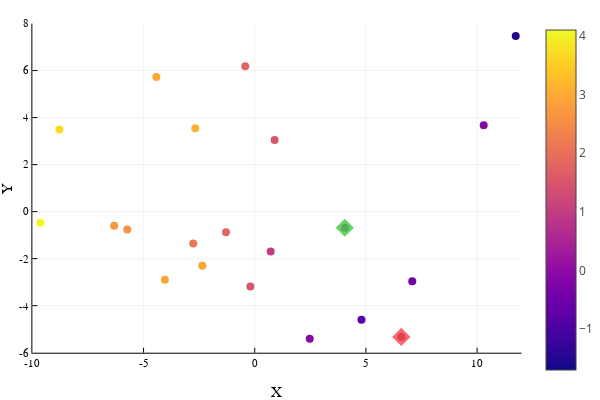

Here is the notebook cell this chart was saved with:
### Code cell
# 2D
plotlyjs()
plot()

scatter!(X,Y,zcolor=Z,m=cgrad(:plasma),markerstrokewidth=0,markersize=4,legend=false)

plot!([X[1]],[Y[1]], seriestype = :scatter, markersize=7,markerstrokewidth=0,
        color=color=palette(:lighttest)[4],markershape=:diamond,opacity=0.85) # Green for Si
plot!([X[end]],[Y[end]], seriestype = :scatter, markersize=7,markerstrokewidth=0,
        color=color=palette(:lighttest)[7],markershape=:diamond,opacity=0.85) # Red for Sf

xlims!(floor(minimum(X)),ceil(maximum(X)))
ylims!(floor(minimum(Y)),ceil(maximum(Y)))

plot!(xlabel="X", ylabel="Y")

### Figure 1 — Plotly figure (JSON) as saved in the notebook; plotly's stock layout.template omitted (floating-point values rounded to 4 significant figures; data arrays with more than 128 entries replaced by an {"elided": "..."} marker saying what was removed)
{"data": [{"colorbar": {"title": ""}, "legendgroup": "y1", "marker": {"color": "rgba(142, 12, 164, 1.000)", "line": {"color": "rgba(0, 0, 0, 1.000)", "width": 0}, "size": 8, "symbol": "circle"}, "mode": "markers", "name": "y1", "showlegend": true, "type": "scatter", "x": [4.05], "xaxis": "x", "y": [-0.6865], "yaxis": "y", "zmax": 4.1, "zmin": -1.7}, {"colorbar": {"title": ""}, "legendgroup": "y1", "marker": {"color": "rgba(252, 164, 55, 1.000)", "line": {"color": "rgba(0, 0, 0, 1.000)", "width": 0}, "size": 8, "symbol": "circle"}, "mode": "markers", "name": "y1", "showlegend": false, "type": "scatter", "x": [-4.042], "xaxis": "x", "y": [-2.902], "yaxis": "y", "zmax": 4.1, "zmin": -1.7}, {"colorbar": {"title": ""}, "legendgroup": "y1", "marker": {"color": "rgba(215, 86, 108, 1.000)", "line": {"color": "rgba(0, 0, 0, 1.000)", "width": 0}, "size": 8, "symbol": "circle"}, "mode": "markers", "name": "y1", "showlegend": false, "type": "scatter", "x": [-0.1964], "xaxis": "x", "y": [-3.18], "yaxis": "y", "zmax": 4.1, "zmin": -1.7}, {"colorbar": {"title": ""}, "legendgroup": "y1", "marker": {"color": "rgba(116, 1, 168, 1.000)", "line": {"color": "rgba(0, 0, 0, 1.000)", "width": 0}, "size": 8, "symbol": "circle"}, "mode": "markers", "name": "y1", "showlegend": false, "type": "scatter", "x": [7.085], "xaxis": "x", "y": [-2.958], "yaxis": "y", "zmax": 4.1, "zmin": -1.7}, {"colorbar": {"title": ""}, "legendgroup": "y1", "marker": {"color": "rgba(35, 6, 144, 1.000)", "line": {"color": "rgba(0, 0, 0, 1.000)", "width": 0}, "size": 8, "symbol": "circle"}, "mode": "markers", "name": "y1", "showlegend": false, "type": "scatter", "x": [11.74], "xaxis": "x", "y": [7.473], "yaxis": "y", "zmax": 4.1, "zmin": -1.7}, {"colorbar": {"title": ""}, "legendgroup": "y1", "marker": {"color": "rgba(135, 7, 166, 1.000)", "line": {"color": "rgba(0, 0, 0, 1.000)", "width": 0}, "size": 8, "symbol": "circle"}, "mode": "markers", "name": "y1", "showlegend": false, "type": "scatter", "x": [10.3], "xaxis": "x", "y": [3.677], "yaxis": "y", "zmax": 4.1, "zmin": -1.7}, {"colorbar": {"title": ""}, "legendgroup": "y1", "marker": {"color": "rgba(215, 86, 108, 1.000)", "line": {"color": "rgba(0, 0, 0, 1.000)", "width": 0}, "size": 8, "symbol": "circle"}, "mode": "markers", "name": "y1", "showlegend": false, "type": "scatter", "x": [0.8942], "xaxis": "x", "y": [3.045], "yaxis": "y", "zmax": 4.1, "zmin": -1.7}, {"colorbar": {"title": ""}, "legendgroup": "y1", "marker": {"color": "rgba(225, 101, 97, 1.000)", "line": {"color": "rgba(0, 0, 0, 1.000)", "width": 0}, "size": 8, "symbol": "circle"}, "mode": "markers", "name": "y1", "showlegend": false, "type": "scatter", "x": [-0.4256], "xaxis": "x", "y": [6.182], "yaxis": "y", "zmax": 4.1, "zmin": -1.7}, {"colorbar": {"title": ""}, "legendgroup": "y1", "marker": {"color": "rgba(252, 164, 55, 1.000)", "line": {"color": "rgba(0, 0, 0, 1.000)", "width": 0}, "size": 8, "symbol": "circle"}, "mode": "markers", "name": "y1", "showlegend": false, "type": "scatter", "x": [-2.356], "xaxis": "x", "y": [-2.3], "yaxis": "y", "zmax": 4.1, "zmin": -1.7}, {"colorbar": {"title": ""}, "legendgroup": "y1", "marker": {"color": "rgba(195, 61, 128, 1.000)", "line": {"color": "rgba(0, 0, 0, 1.000)", "width": 0}, "size": 8, "symbol": "circle"}, "mode": "markers", "name": "y1", "showlegend": false, "type": "scatter", "x": [0.7179], "xaxis": "x", "y": [-1.699], "yaxis": "y", "zmax": 4.1, "zmin": -1.7}, {"colorbar": {"title": ""}, "legendgroup": "y1", "marker": {"color": "rgba(247, 145, 67, 1.000)", "line": {"color": "rgba(0, 0, 0, 1.000)", "width": 0}, "size": 8, "symbol": "circle"}, "mode": "markers", "name": "y1", "showlegend": false, "type": "scatter", "x": [-5.733], "xaxis": "x", "y": [-0.7649], "yaxis": "y", "zmax": 4.1, "zmin": -1.7}, {"colorbar": {"title": ""}, "legendgroup": "y1", "marker": {"color": "rgba(225, 101, 97, 1.000)", "line": {"color": "rgba(0, 0, 0, 1.000)", "width": 0}, "size": 8, "symbol": "circle"}, "mode": "markers", "name": "y1", "showlegend": false, "type": "scatter", "x": [-1.292], "xaxis": "x", "y": [-0.8797], "yaxis": "y", "zmax": 4.1, "zmin": -1.7}, {"colorbar": {"title": ""}, "legendgroup": "y1", "marker": {"color": "rgba(253, 170, 52, 1.000)", "line": {"color": "rgba(0, 0, 0, 1.000)", "width": 0}, "size": 8, "symbol": "circle"}, "mode": "markers", "name": "y1", "showlegend": false, "type": "scatter", "x": [-4.424], "xaxis": "x", "y": [5.724], "yaxis": "y", "zmax": 4.1, "zmin": -1.7}, {"colorbar": {"title": ""}, "legendgroup": "y1", "marker": {"color": "rgba(240, 249, 33, 1.000)", "line": {"color": "rgba(0, 0, 0, 1.000)", "width": 0}, "size": 8, "symbol": "circle"}, "mode": "markers", "name": "y1", "showlegend": false, "type": "scatter", "x": [-9.639], "xaxis": "x", "y": [-0.4779], "yaxis": "y", "zmax": 4.1, "zmin": -1.7}, {"colorbar": {"title": ""}, "legendgroup": "y1", "marker": {"color": "rgba(250, 219, 36, 1.000)", "line": {"color": "rgba(0, 0, 0, 1.000)", "width": 0}, "size": 8, "symbol": "circle"}, "mode": "markers", "name": "y1", "showlegend": false, "type": "scatter", "x": [-8.783], "xaxis": "x", "y": [3.496], "yaxis": "y", "zmax": 4.1, "zmin": -1.7}, {"colorbar": {"title": ""}, "legendgroup": "y1", "marker": {"color": "rgba(253, 177, 48, 1.000)", "line": {"color": "rgba(0, 0, 0, 1.000)", "width": 0}, "size": 8, "symbol": "circle"}, "mode": "markers", "name": "y1", "showlegend": false, "type": "scatter", "x": [-2.675], "xaxis": "x", "y": [3.544], "yaxis": "y", "zmax": 4.1, "zmin": -1.7}, {"colorbar": {"title": ""}, "legendgroup": "y1", "marker": {"color": "rgba(249, 151, 63, 1.000)", "line": {"color": "rgba(0, 0, 0, 1.000)", "width": 0}, "size": 8, "symbol": "circle"}, "mode": "markers", "name": "y1", "showlegend": false, "type": "scatter", "x": [-6.322], "xaxis": "x", "y": [-0.5969], "yaxis": "y", "zmax": 4.1, "zmin": -1.7}, {"colorbar": {"title": ""}, "legendgroup": "y1", "marker": {"color": "rgba(235, 117, 86, 1.000)", "line": {"color": "rgba(0, 0, 0, 1.000)", "width": 0}, "size": 8, "symbol": "circle"}, "mode": "markers", "name": "y1", "showlegend": false, "type": "scatter", "x": [-2.765], "xaxis": "x", "y": [-1.353], "yaxis": "y", "zmax": 4.1, "zmin": -1.7}, {"colorbar": {"title": ""}, "legendgroup": "y1", "marker": {"color": "rgba(135, 7, 166, 1.000)", "line": {"color": "rgba(0, 0, 0, 1.000)", "width": 0}, "size": 8, "symbol": "circle"}, "mode": "markers", "name": "y1", "showlegend": false, "type": "scatter", "x": [2.475], "xaxis": "x", "y": [-5.411], "yaxis": "y", "zmax": 4.1, "zmin": -1.7}, {"colorbar": {"title": ""}, "legendgroup": "y1", "marker": {"color": "rgba(89, 1, 165, 1.000)", "line": {"color": "rgba(0, 0, 0, 1.000)", "width": 0}, "size": 8, "symbol": "circle"}, "mode": "markers", "name": "y1", "showlegend": false, "type": "scatter", "x": [4.802], "xaxis": "x", "y": [-4.602], "yaxis": "y", "zmax": 4.1, "zmin": -1.7}, {"colorbar": {"title": ""}, "legendgroup": "y1", "marker": {"color": "rgba(13, 8, 135, 1.000)", "line": {"color": "rgba(0, 0, 0, 1.000)", "width": 0}, "size": 8, "symbol": "circle"}, "mode": "markers", "name": "y1", "showlegend": false, "type": "scatter", "x": [6.593], "xaxis": "x", "y": [-5.33], "yaxis": "y", "zmax": 4.1, "zmin": -1.7}, {"colorbar": {"title": ""}, "hoverinfo": "none", "marker": {"cmax": 4.1, "cmin": -1.7, "color": [0.5], "colorscale": {"elided": "256x2 mixed values"}, "opacity": 1e-10, "showscale": true, "size": 1e-10}, "mode": "markers", "name": "y1", "showlegend": false, "type": "scatter", "x": [4.05], "xaxis": "x", "y": [-0.6865], "yaxis": "y", "zmax": 4.1, "zmin": -1.7}, {"colorbar": {"title": ""}, "legendgroup": "y2", "marker": {"color": "rgba(76, 204, 76, 0.850)", "line": {"color": "rgba(0, 0, 0, 0.850)", "width": 0}, "size": 14, "symbol": "diamond"}, "mode": "markers", "name": "y2", "showlegend": true, "type": "scatter", "x": [4.05], "xaxis": "x", "y": [-0.6865], "yaxis": "y", "zmax": 4.1, "zmin": -1.7}, {"colorbar": {"title": ""}, "legendgroup": "y3", "marker": {"color": "rgba(255, 76, 76, 0.850)", "line": {"color": "rgba(0, 0, 0, 0.850)", "width": 0}, "size": 14, "symbol": "diamond"}, "mode": "markers", "name": "y3", "showlegend": true, "type": "scatter", "x": [6.593], "xaxis": "x", "y": [-5.33], "yaxis": "y", "zmax": 4.1, "zmin": -1.7}], "layout": {"annotations": [], "height": 400, "margin": {"b": 20, "l": 0, "r": 0, "t": 20}, "paper_bgcolor": "rgba(255, 255, 255, 1.000)", "plot_bgcolor": "rgba(255, 255, 255, 1.000)", "showlegend": false, "width": 600, "xaxis": {"anchor": "y", "domain": [0.06165, 0.9934], "gridcolor": "rgba(0, 0, 0, 0.100)", "gridwidth": 0.5, "linecolor": "rgba(0, 0, 0, 1.000)", "mirror": false, "range": [-10, 12], "showgrid": true, "showline": true, "showticklabels": true, "tickangle": 0, "tickcolor": "rgb(0, 0, 0)", "tickfont": {"color": "rgba(0, 0, 0, 1.000)", "family": "sans-serif", "size": 11}, "tickmode": "array", "ticks": "inside", "ticktext": ["-10", "-5", "0", "5", "10"], "tickvals": [-10, -5, 0, 5, 10], "title": "X", "titlefont": {"color": "rgba(0, 0, 0, 1.000)", "family": "sans-serif", "size": 15}, "type": "-", "visible": true, "zeroline": false, "zerolinecolor": "rgba(0, 0, 0, 1.000)"}, "yaxis": {"anchor": "x", "domain": [0.07581, 0.9902], "gridcolor": "rgba(0, 0, 0, 0.100)", "gridwidth": 0.5, "linecolor": "rgba(0, 0, 0, 1.000)", "mirror": false, "range": [-6, 8], "showgrid": true, "showline": true, "showticklabels": true, "tickangle": 0, "tickcolor": "rgb(0, 0, 0)", "tickfont": {"color": "rgba(0, 0, 0, 1.000)", "family": "sans-serif", "size": 11}, "tickmode": "array", "ticks": "inside", "ticktext": ["-6", "-4", "-2", "0", "2", "4", "6", "8"], "tickvals": [-6, -4, -2, 0, 2, 4, 6, 8], "title": "Y", "titlefont": {"color": "rgba(0, 0, 0, 1.000)", "family": "sans-serif", "size": 15}, "type": "-", "visible": true, "zeroline": false, "zerolinecolor": "rgba(0, 0, 0, 1.000)"}}}
